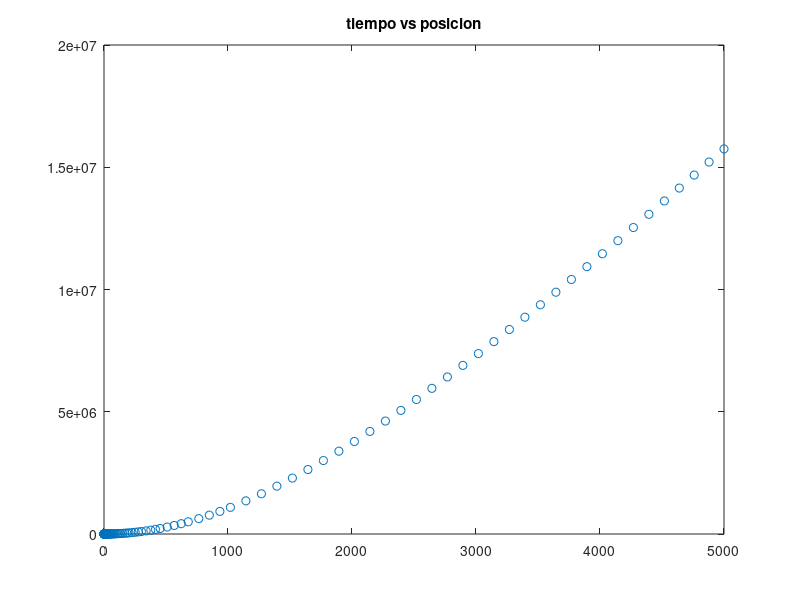
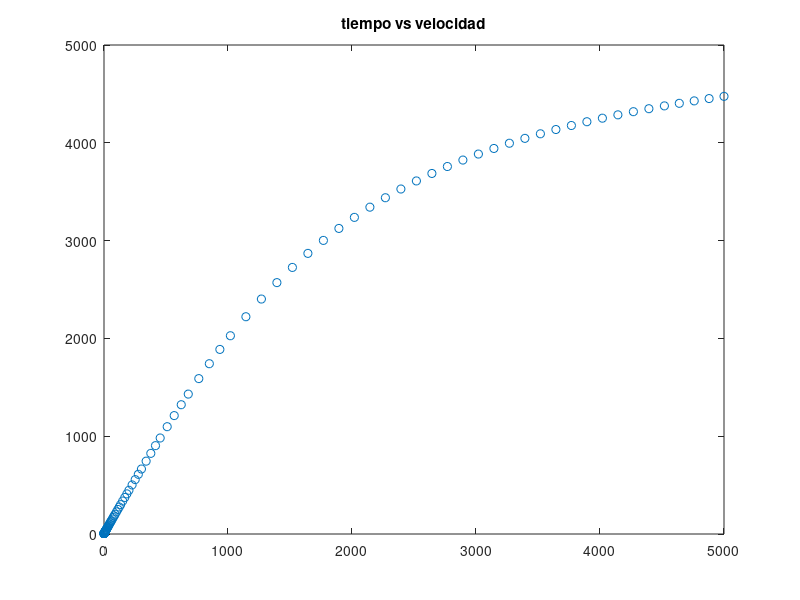

The MATLAB script that drew these images, in order:
fprintf('----Movimiento Unidimensional de un Globo---- \n')
fprintf('----Enrique Mondelli---- \n')

Yo = input('Posicion Inicial: '); 
Vo = input('Velocidad Inicial: ');
volumen = input('Volumen del globo: ');
M = input('Masa del globo: ');
p = 1.225;
go = 9.81;
R = 6371000;

[t, y] = ode45(@(t, y) [y(2); ((-M*(go/(1+(y(1)/R))^2) + p*volumen*(go/(1+(y(1)/R))^2)))/M], [0 5000], [Yo, Vo]);

figure(1)
plot(t, y(:,1), 'o')
title('tiempo vs posicion')


figure(2)
plot(t, y(:,2), 'o')
title('tiempo vs velocidad')


tabla = fopen('tabla.txt', 'w');
fprintf(tabla, 'tiempo      posicion      velocidad \n');
fprintf(tabla,'%2.2f       %2.2f         %2.2f \n', t, y(:,1), y(:,2));
fclose(tabla);
